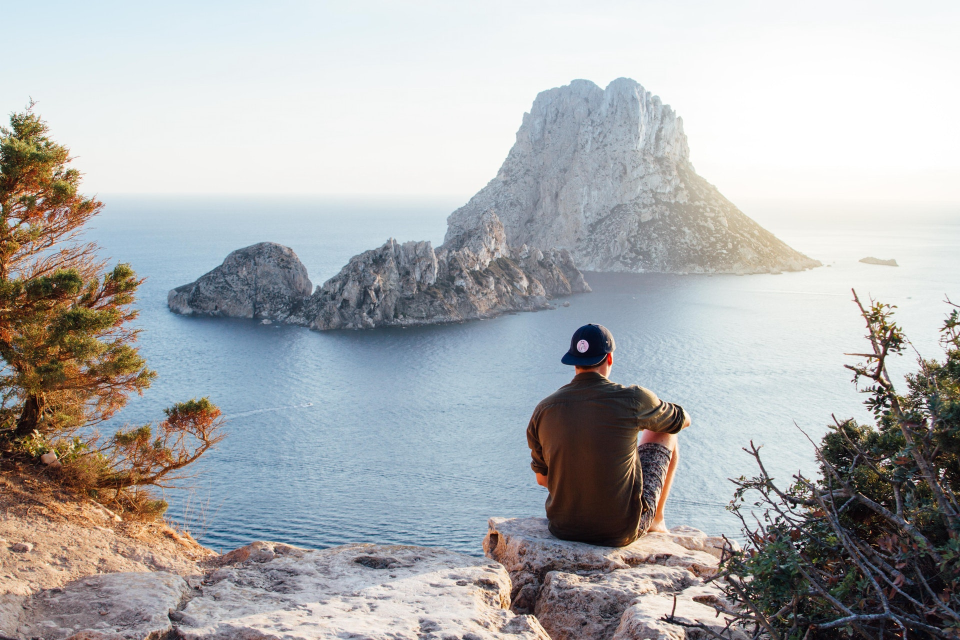
#> input picture adventure.jpeg, 1920 x 1280 px (shown at 1/2 size)
$ python comic.py
#> lines starting #> are read from the running program, lines starting #| are printed output that depends on the picture; after the words box and inside, x2 and y2 are one past the last pixel; in counts of white or black regions, pixels touching at a corner belong together
import cv2
import numpy as np

img = cv2.imread("adventure.jpeg")
#> img is the input picture: shape (1280, 1920, 3); mean B, G, R 175.1, 174, 172.9

# 1) Edges
gray = cv2.cvtColor(img, cv2.COLOR_BGR2GRAY)
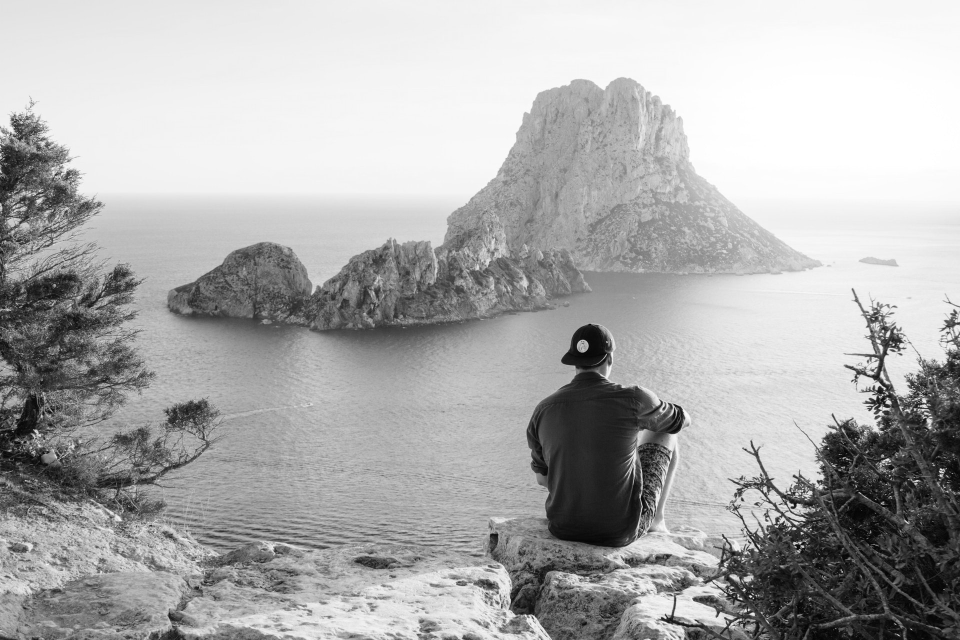
#> gray: shape (1280, 1920) (shown at 1/2 size); min 0, max 255, mean 173.8
gray = cv2.medianBlur(gray, 5)
edges = cv2.adaptiveThreshold(gray, 255, cv2.ADAPTIVE_THRESH_MEAN_C, cv2.THRESH_BINARY, 9, 9)
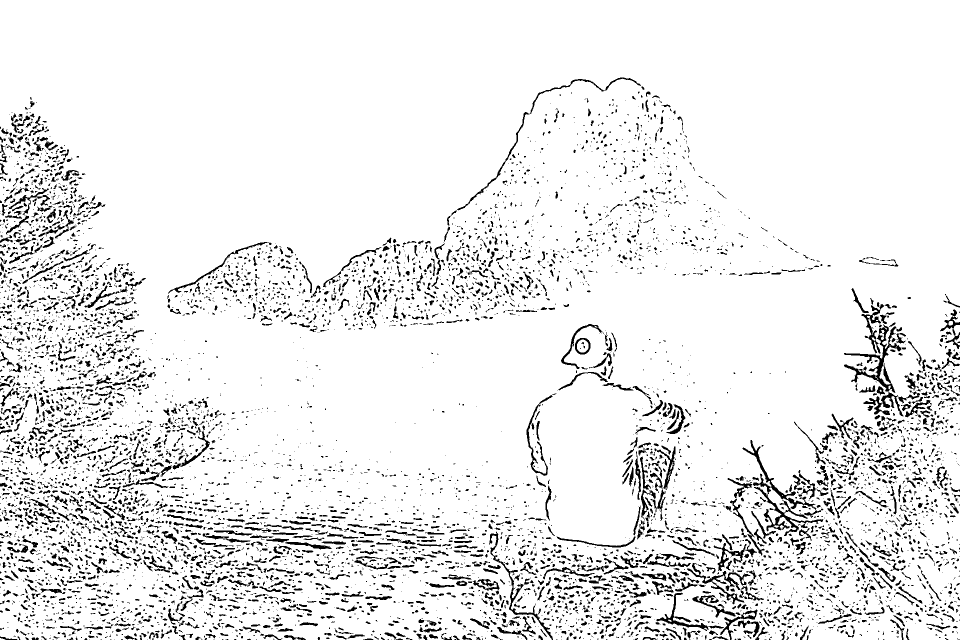
#> edges: shape (1280, 1920) (shown at 1/2 size); 92.1% white; 7422 black regions (5146 under 20 px), largest, box (x1, y1, x2, y2) and area: (1688, 650, 1840, 833) 4273, (1485, 880, 1646, 1072) 3825, (1374, 1126, 1528, 1209) 1928

# 2) Color
color = cv2.bilateralFilter(img, 9, 600, 600)

# 3) Cartoon
cartoon = cv2.bitwise_and(color, color, mask=edges)
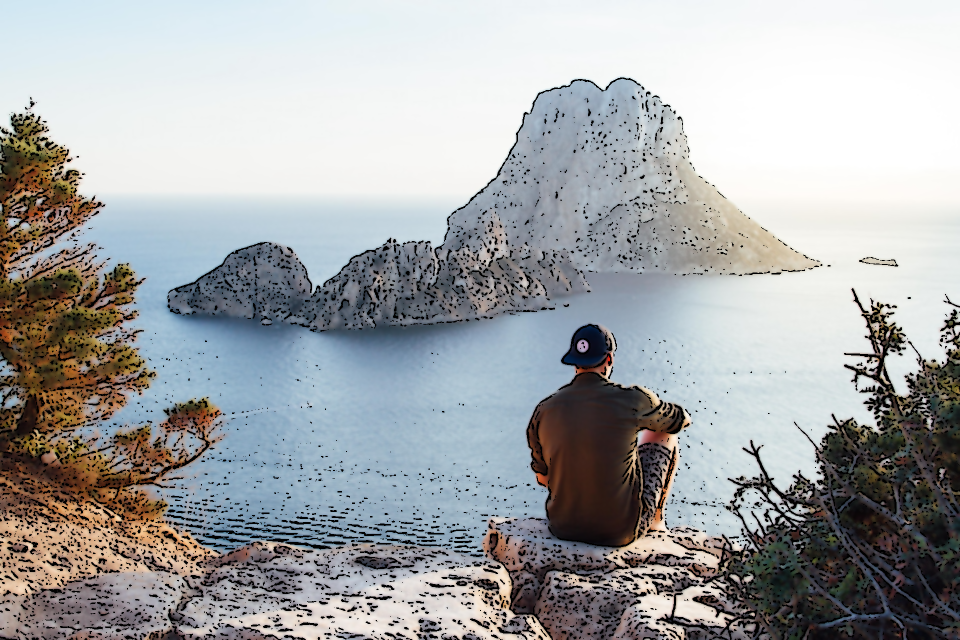
#> cartoon: shape (1280, 1920, 3) (shown at 1/2 size); mean B, G, R 167.2, 165.7, 163.6


cv2.imshow("Image", img)
cv2.imshow("Cartoon", cartoon)
cv2.imshow("color", color)
cv2.imshow("edges", edges)
cv2.waitKey(0)
cv2.destroyAllWindows()

$ run again, with visage.jpeg copied over adventure.jpeg
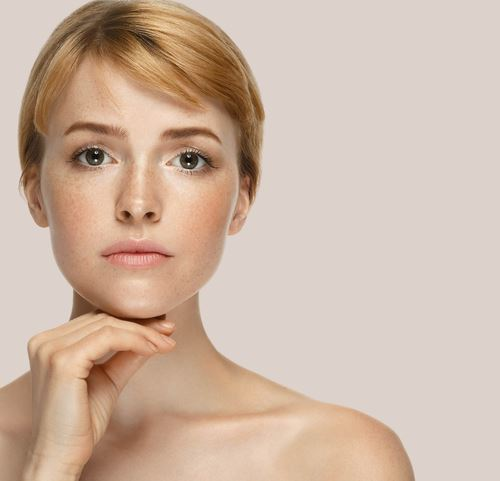
#> input picture visage.jpeg, 500 x 481 px
#> img is the input picture: shape (481, 500, 3); mean B, G, R 164.8, 181.6, 205.4
#> `edges = cv2.adaptiveThreshold(gray, 255, cv2.ADAPTIVE_THRESH_MEAN_C, c..`:
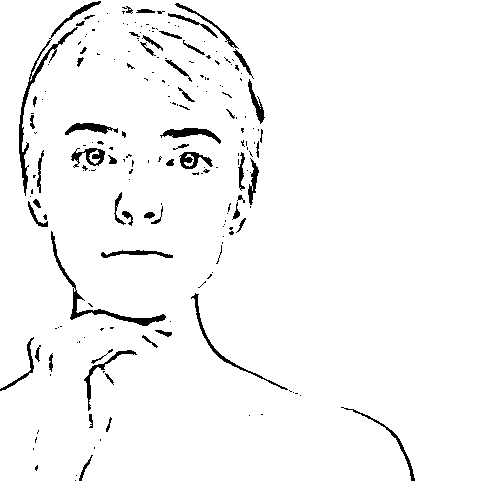
#> edges: shape (481, 500); 96.6% white; 199 black regions (141 under 20 px), largest, box (x1, y1, x2, y2) and area: (19, 1, 101, 196) 1027, (51, 231, 166, 326) 778, (191, 293, 288, 390) 403
#> `cartoon = cv2.bitwise_and(color, color, mask=edges)`:
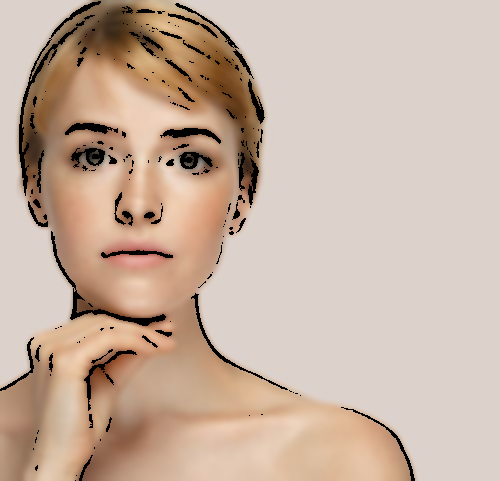
#> cartoon: shape (481, 500, 3); mean B, G, R 161.8, 177.7, 200.2
